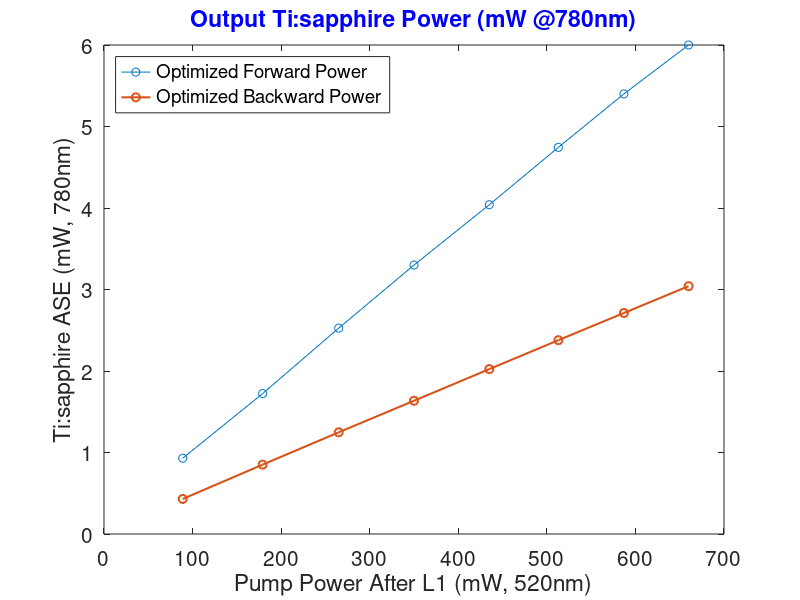

Write the MATLAB code that produced this figure. (Note: this script raises an error after producing the figure.)
clear all
cd('D:\AMO\160926_TiSa LS Development\161006_Data Figures');
Current=[0.3
0.4
0.5
0.6
0.7
0.8
0.9
1
]';

Green=[88.9
179.1
265
350
435
513
587
660
];

Power_Forward=[0.93
1.723
2.526
3.3
4.04
4.744
5.4
6
];

Power_Backward=[0.43
0.851
1.248
1.635
2.023
2.378
2.712
3.041
];


Res_Forward=[
];

Res_Backward=[
];


figure('Position', [100, 100, 800, 500]);
plot(Green,Power_Forward,'-o',Green,Power_Backward,'-o','LineWidth',1.5);
xlabel('Pump Power After L1 (mW, 520nm)','fontsize',15);
ylabel('Ti:sapphire ASE (mW, 780nm)','fontsize',15);
legend('Optimized Forward Power','Optimized Backward Power','Location','NorthWest')
title('Output Ti:sapphire Power (mW @780nm)','fontsize',15,'color','b')
set(gca,'fontsize',15)


figure('Position', [100, 100, 800, 500]);
plot(Green,Res_Before,'-o',Green,Res_After,'-o','LineWidth',1.5);
xlabel('Pump Power After L1 (mW, 520nm)','fontsize',15);
ylabel('Ti:sapphire ASE (mW, 780nm)','fontsize',15);
legend('Backward Beam Not Collimated','Backward Beam  Collimated','Location','NorthWest')
title('Residual Pump Power (mW @520nm)','fontsize',15,'color','b')
set(gca,'fontsize',15)